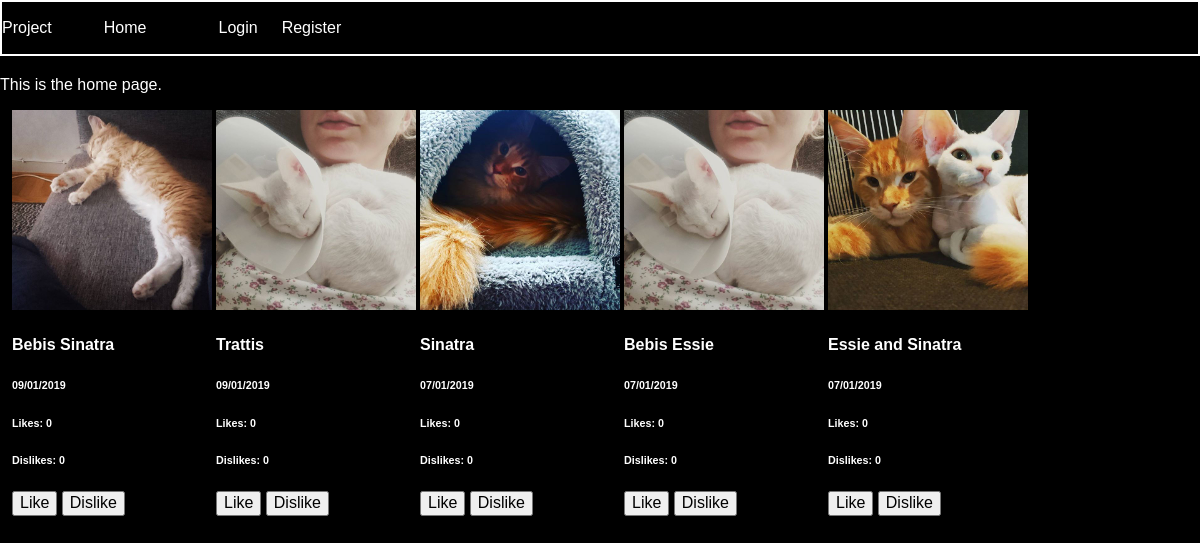
Before: / with the older database file.
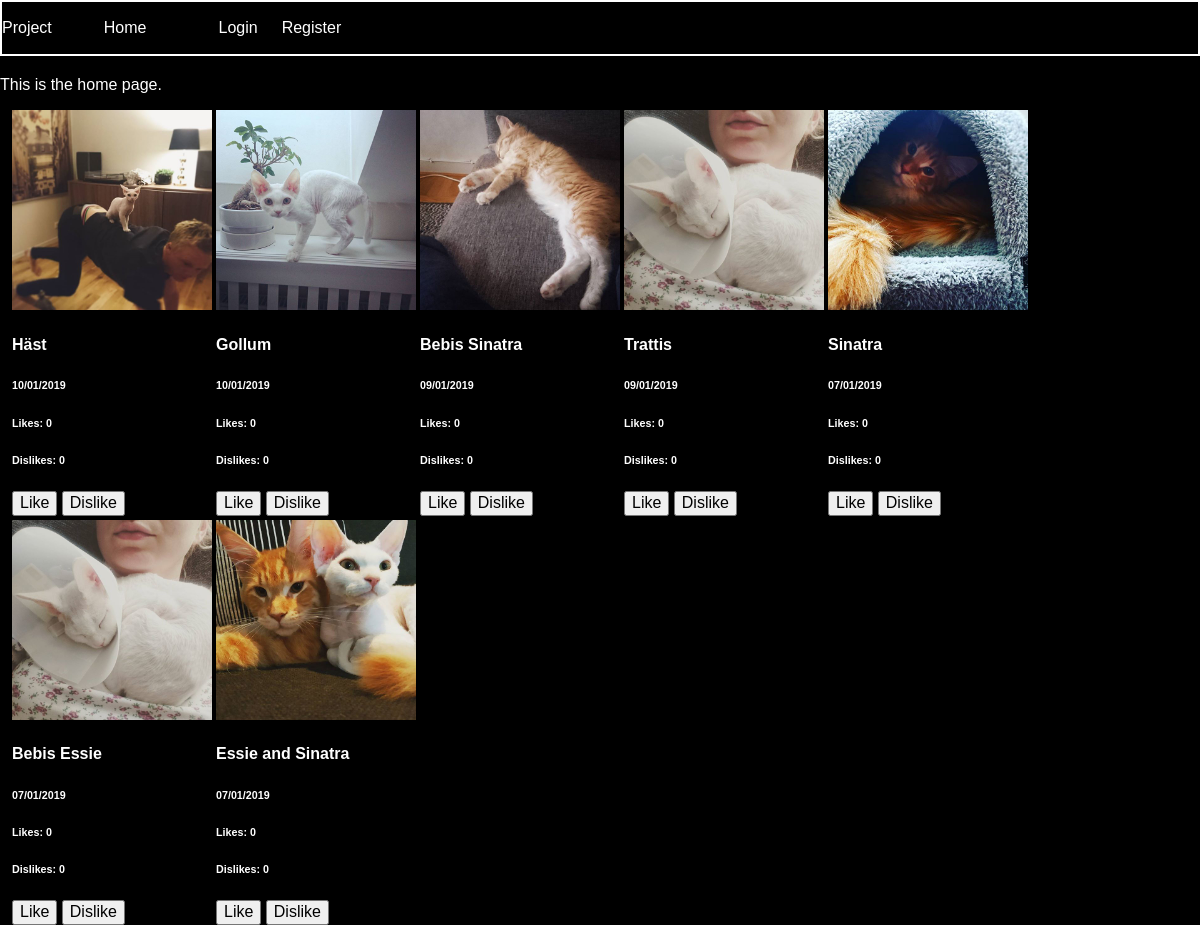
After: the same page with the newer database file.
### tables this page shows
CREATE TABLE "posts" (
	`post_id`	INTEGER PRIMARY KEY AUTOINCREMENT,
	`description`	TEXT,
	`image_url`	TEXT,
	`user_id`	INTEGER,
	`date`	INTEGER
);

### app/config.php (called while the page is built, shortened)
<?php
return [
    'title' => 'Project',
    'database_path' => sprintf('sqlite:%s/database/photoify.db', __DIR__),
];

### app/autoload.php (called while the page is built, shortened)
<?php
require __DIR__.'/database/database-functions.php';
$config = require __DIR__.'/config.php';

### app/database/database-functions.php (called while the page is built, shortened)
<?php
function connectToDB(){
    $config = require dirname(__DIR__).'/config.php';
    $pdo = new PDO($config['database_path']);
    return $pdo;
}
function getAllPosts(){
    $pdo = connectToDB();
   $allPostsStatement = $pdo->prepare('SELECT * FROM posts ORDER BY "date" DESC');
   $allPostsStatement->execute();
   $allPosts = $allPostsStatement->fetchAll(PDO::FETCH_ASSOC);
   return $allPosts;
}

### feed.php (the view)
<?php
$posts = getAllPosts();
?>
<?php
    foreach ($posts as $post) :
    ?>
<div class="post">
    <img class="post-image" src="<?= $post['image_url']?>" alt="image">
    <h4>
        <?= $post['description']?>
    </h4>
    <h6>
        <?= date('d/m/Y', $post['date']);?>
    </h6>
    <h6 class="likes">Likes: 0</h6>
    <h6 class="dislikes">Dislikes: 0</h6>
    <div>
        <button class="like-button">Like</button>
        <button class="dislike-button">Dislike</button>
    </div>
</div>
<?php endforeach ?>

### views/header.php (shortened to what this page needs)
<?php
require __DIR__.'/../app/autoload.php';
?>
<!DOCTYPE html>
<html lang="en">
<head>
    <link rel="stylesheet" href="./assets/styles/main.css">
    <link rel="stylesheet" href="./assets/styles/normalize.css">
</head>
<body>
    <?php require __DIR__.'/navigation.php'; ?>
    <div class="container py-5">

### views/navigation.php (shortened to what this page needs)
<nav class="navbar navbar-expand-lg navbar-dark bg-primary  ">
    <a class="navbar-brand" href="#">
        <?php echo $config['title']; ?></a>
    <ul class="navbar-nav">
        <li class="nav-item">
            <a class="nav-link <?php if($_SERVER['PHP_SELF'] === "/index.php"){echo 'active' ;};?>"
                href="./index.php">Home</a>
        </li>
        <li class="nav-item">
            <a class="nav-link <?php if($_SERVER['PHP_SELF'] === "/login-page.php"){echo 'active' ;};?>" href="
                <?php if(isset($loggedInUser)){echo "./app/users/logout.php";} else{echo "./login-page.php";};?>">
                <?php if(isset($loggedInUser)){echo "Logout";} else{echo "Login";};?></a>
        </li>
        <li class="nav-item">
            <a class="nav-link <?php if($_SERVER['PHP_SELF'] === "/register-page.php"){echo 'active' ;};?>" href="
                <?php if(!isset($loggedInUser)){echo "./register-page.php";};?>">
                <?php if(!isset($loggedInUser)){echo "Register";};?></a>
        </li>
    </ul>
</nav>

### index.php (shortened to what this page needs)
<?php require __DIR__.'/views/header.php'; ?>
<p>This is the home page.</p>
<div class="post-feed">
    <?php require __DIR__.'/feed.php'; ?>
</div>
<?php require __DIR__.'/views/footer.php'; ?>

### views/footer.php (shortened to what this page needs)
</div>
</body>
</html>

### assets/styles/main.css (style rules this page uses)
* { box-sizing: border-box; }
body { width: 100vw; margin: 0; background-color: black; color: white; font-family: sans-serif; }
.navbar { width: 100vw; height: 56px; border: 2px solid white; display: flex; flex-direction: row; align-items: center; }
.navbar-nav { display: flex; flex-direction: row; }
.nav-item { margin: 1vw; }
.post-feed { width: 98vw; margin: auto; display: grid; grid-gap: 4px; grid-template-columns: repeat(auto-fill, minmax(100px, 200px)); }
.post-image { width: 100%; }
a { color: white; text-decoration: none; }
ul { list-style: none; }

Changed rows visible on the page:
added posts: image_url (picture), description "Häst", date "10/01/2019"
added posts: image_url (picture), description "Gollum", date "10/01/2019"
